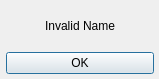
<?xml version="1.0" encoding="UTF-8"?>
<ui version="4.0">
 <class>Dialog</class>
 <widget class="QDialog" name="Dialog">
  <property name="geometry">
   <rect>
    <x>0</x>
    <y>0</y>
    <width>159</width>
    <height>79</height>
   </rect>
  </property>
  <property name="windowTitle">
   <string>Dialog</string>
  </property>
  <widget class="QWidget" name="verticalLayoutWidget">
   <property name="geometry">
    <rect>
     <x>0</x>
     <y>0</y>
     <width>160</width>
     <height>80</height>
    </rect>
   </property>
   <layout class="QVBoxLayout" name="verticalLayout">
    <property name="margin">
     <number>6</number>
    </property>
    <item>
     <widget class="QLabel" name="errUserLabel">
      <property name="text">
       <string>Invalid Name</string>
      </property>
      <property name="alignment">
       <set>Qt::AlignCenter</set>
      </property>
      <property name="wordWrap">
       <bool>true</bool>
      </property>
     </widget>
    </item>
    <item>
     <widget class="QPushButton" name="acceptButton">
      <property name="text">
       <string>OK</string>
      </property>
     </widget>
    </item>
   </layout>
  </widget>
 </widget>
 <resources/>
 <connections/>
</ui>
